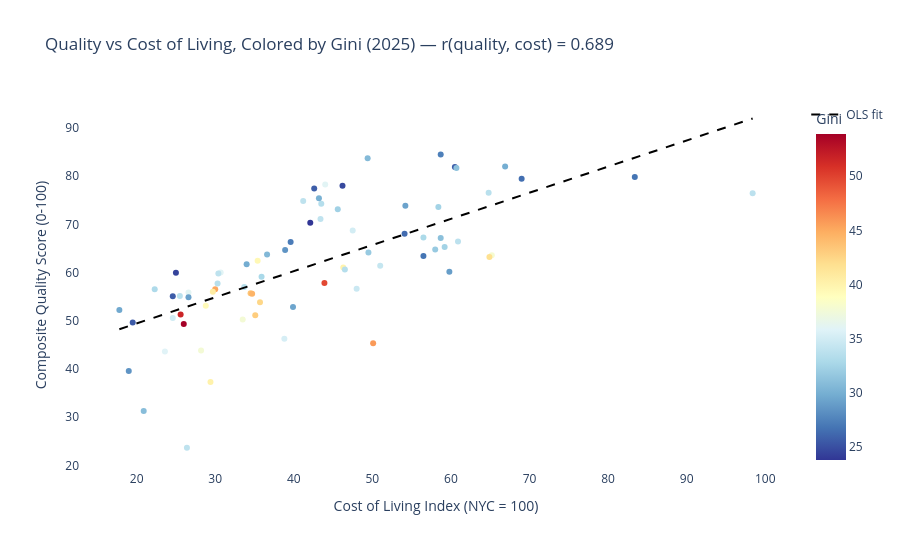

Notebook code cell kept with this figure:
### Markdown cell above
## 3. The Headline Relationship: Quality vs Cost, Colored by Gini

If the hypothesis holds, high-Gini countries should sit **below** the quality-vs-cost regression line — they're scoring worse than their cost would predict.

### Code cell
# OLS: quality ~ cost
slope, intercept, r, p, _ = stats.linregress(df['Cost of Living Index'], df['quality_score'])
df['quality_predicted'] = intercept + slope * df['Cost of Living Index']
df['quality_residual']  = df['quality_score'] - df['quality_predicted']

print(f'Quality ~ Cost regression: r = {r:.3f}, p = {p:.4g}, slope = {slope:.3f}')
print(f'  → Each +10 cost-of-living points predicts +{slope*10:.1f} quality points.')

fig = px.scatter(
    df, x='Cost of Living Index', y='quality_score', color='gini',
    hover_name='Country', size_max=12,
    color_continuous_scale='RdYlBu_r',
    title=f'Quality vs Cost of Living, Colored by Gini ({YEAR}) — r(quality, cost) = {r:.3f}',
    labels={'Cost of Living Index': 'Cost of Living Index (NYC = 100)',
            'quality_score': 'Composite Quality Score (0-100)',
            'gini': 'Gini'}
)
x_line = np.linspace(df['Cost of Living Index'].min(), df['Cost of Living Index'].max(), 100)
fig.add_scatter(x=x_line, y=intercept + slope * x_line, mode='lines',
                line=dict(color='black', dash='dash'), name='OLS fit', showlegend=True)
fig.update_layout(height=550, plot_bgcolor='white', paper_bgcolor='white')
fig

### Figure 1 — Plotly figure (JSON) as saved in the notebook; plotly's stock layout.template omitted (floating-point values rounded to 4 significant figures)
{"data": [{"hovertemplate": "<b>%{hovertext}</b><br><br>Cost of Living Index (NYC = 100)=%{x}<br>Composite Quality Score (0-100)=%{y}<br>Gini=%{marker.color}<extra></extra>", "hovertext": ["South Korea", "Japan", "Netherlands", "Denmark", "Austria", "France", "Finland", "Thailand", "Spain", "Ecuador", "Belgium", "Norway", "Czech Republic", "Estonia", "Luxembourg", "Lithuania", "Qatar", "Australia", "Israel", "United Kingdom", "Mexico", "Portugal", "Germany", "Switzerland", "Sri Lanka", "Turkey", "United Arab Emirates", "Malaysia", "Canada", "China", "Uruguay", "Colombia", "Sweden", "Argentina", "United States", "Iceland", "Philippines", "Slovenia", "India", "Italy", "Croatia", "Costa Rica", "Lebanon", "Chile", "Latvia", "Kenya", "Russia", "Vietnam", "Indonesia", "Panama", "Kazakhstan", "Pakistan", "Brazil", "Armenia", "Greece", "Slovakia", "Bulgaria", "Poland", "Tunisia", "Cyprus", "Romania", "Peru", "Ukraine", "Georgia", "North Macedonia", "Hungary", "Iran", "Malta", "Serbia", "Ireland", "Nigeria", "Belarus", "Albania", "Egypt", "Bangladesh"], "legendgroup": "", "marker": {"color": [32.9, 32.3, 25.7, 29.9, 31.2, 31.8, 27.4, 33.5, 33.4, 45.2, 26.8, 26.5, 25.7, 30.7, 33.6, 36.0, 35.1, 33.8, 37.9, 32.4, 43.5, 33.9, 32.4, 33.8, 37.7, 44.5, 26.4, 40.7, 31.1, 36.0, 40.0, 53.9, 29.3, 42.4, 41.8, 26.8, 39.3, 24.7, 25.5, 34.3, 30.1, 45.8, 35.3, 43.0, 34.0, 37.7, 33.0, 36.1, 34.9, 49.7, 29.2, 29.6, 51.6, 27.2, 33.4, 23.8, 39.5, 28.5, 33.7, 31.8, 29.8, 40.1, 25.6, 33.9, 33.5, 30.6, 35.9, 34.6, 32.8, 29.0, 33.9, 24.4, 29.4, 28.5, 30.9], "coloraxis": "coloraxis", "symbol": "circle"}, "mode": "markers", "name": "", "orientation": "v", "showlegend": false, "type": "scatter", "x": [56.5, 45.6, 60.5, 66.9, 60.7, 58.0, 58.7, 33.7, 43.5, 30.0, 56.5, 69.0, 42.6, 49.4, 64.8, 44.0, 47.5, 60.9, 65.2, 59.2, 34.5, 41.2, 58.4, 98.4, 33.5, 34.7, 54.1, 29.7, 58.7, 30.7, 46.3, 26.0, 54.2, 35.7, 64.9, 83.4, 28.8, 46.2, 19.5, 51.0, 43.2, 50.1, 38.8, 35.1, 43.4, 28.2, 22.3, 26.6, 24.6, 43.9, 26.6, 17.8, 25.6, 39.6, 46.5, 42.1, 35.4, 38.9, 25.5, 49.5, 34.0, 29.4, 24.6, 30.4, 30.3, 36.6, 23.6, 48.0, 35.9, 59.8, 26.4, 25.0, 39.9, 19.0, 20.9], "xaxis": "x", "y": [67.24, 73.1, 81.9, 82.0, 81.7, 64.78, 84.48, 56.99, 74.25, 56.51, 63.42, 79.45, 77.4, 83.7, 76.53, 78.26, 68.7, 66.41, 63.57, 65.29, 55.7, 74.83, 73.59, 76.42, 50.23, 55.58, 68.02, 55.99, 67.16, 60.01, 61.05, 49.33, 73.83, 53.84, 63.21, 79.81, 53.1, 78.0, 49.65, 61.4, 75.38, 45.32, 46.25, 51.14, 71.13, 43.82, 56.5, 55.83, 50.57, 57.82, 54.87, 52.24, 51.3, 66.35, 60.63, 70.33, 62.45, 64.69, 55.11, 64.15, 61.71, 37.29, 55.05, 59.79, 57.7, 63.72, 43.63, 56.61, 59.1, 60.13, 23.65, 59.96, 52.87, 39.57, 31.29], "yaxis": "y"}, {"line": {"color": "black", "dash": "dash"}, "mode": "lines", "name": "OLS fit", "showlegend": true, "type": "scatter", "x": [17.8, 18.61, 19.43, 20.24, 21.06, 21.87, 22.68, 23.5, 24.31, 25.13, 25.94, 26.76, 27.57, 28.38, 29.2, 30.01, 30.83, 31.64, 32.45, 33.27, 34.08, 34.9, 35.71, 36.53, 37.34, 38.15, 38.97, 39.78, 40.6, 41.41, 42.22, 43.04, 43.85, 44.67, 45.48, 46.29, 47.11, 47.92, 48.74, 49.55, 50.37, 51.18, 51.99, 52.81, 53.62, 54.44, 55.25, 56.06, 56.88, 57.69, 58.51, 59.32, 60.14, 60.95, 61.76, 62.58, 63.39, 64.21, 65.02, 65.83, 66.65, 67.46, 68.28, 69.09, 69.91, 70.72, 71.53, 72.35, 73.16, 73.98, 74.79, 75.6, 76.42, 77.23, 78.05, 78.86, 79.67, 80.49, 81.3, 82.12, 82.93, 83.75, 84.56, 85.37, 86.19, 87.0, 87.82, 88.63, 89.44, 90.26, 91.07, 91.89, 92.7, 93.52, 94.33, 95.14, 95.96, 96.77, 97.59, 98.4], "y": [48.24, 48.68, 49.13, 49.57, 50.01, 50.45, 50.89, 51.33, 51.77, 52.22, 52.66, 53.1, 53.54, 53.98, 54.42, 54.87, 55.31, 55.75, 56.19, 56.63, 57.07, 57.51, 57.96, 58.4, 58.84, 59.28, 59.72, 60.16, 60.6, 61.05, 61.49, 61.93, 62.37, 62.81, 63.25, 63.69, 64.14, 64.58, 65.02, 65.46, 65.9, 66.34, 66.78, 67.23, 67.67, 68.11, 68.55, 68.99, 69.43, 69.87, 70.32, 70.76, 71.2, 71.64, 72.08, 72.52, 72.96, 73.41, 73.85, 74.29, 74.73, 75.17, 75.61, 76.05, 76.5, 76.94, 77.38, 77.82, 78.26, 78.7, 79.14, 79.59, 80.03, 80.47, 80.91, 81.35, 81.79, 82.23, 82.68, 83.12, 83.56, 84.0, 84.44, 84.88, 85.33, 85.77, 86.21, 86.65, 87.09, 87.53, 87.97, 88.42, 88.86, 89.3, 89.74, 90.18, 90.62, 91.06, 91.51, 91.95]}], "layout": {"coloraxis": {"colorbar": {"title": {"text": "Gini"}}, "colorscale": [[0, "rgb(49,54,149)"], [0.1, "rgb(69,117,180)"], [0.2, "rgb(116,173,209)"], [0.3, "rgb(171,217,233)"], [0.4, "rgb(224,243,248)"], [0.5, "rgb(255,255,191)"], [0.6, "rgb(254,224,144)"], [0.7, "rgb(253,174,97)"], [0.8, "rgb(244,109,67)"], [0.9, "rgb(215,48,39)"], [1, "rgb(165,0,38)"]]}, "height": 550, "legend": {"tracegroupgap": 0}, "paper_bgcolor": "white", "plot_bgcolor": "white", "title": {"text": "Quality vs Cost of Living, Colored by Gini (2025) — r(quality, cost) = 0.689"}, "xaxis": {"anchor": "y", "domain": [0, 1], "title": {"text": "Cost of Living Index (NYC = 100)"}}, "yaxis": {"anchor": "x", "domain": [0, 1], "title": {"text": "Composite Quality Score (0-100)"}}}}
